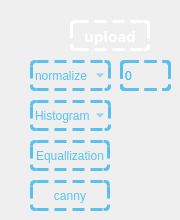
    <widget class="QWidget" name="tab_2">
     <attribute name="title">
      <string>histogram</string>
     </attribute>
     <widget class="QPushButton" name="pushButton_9">
      <property name="geometry">
       <rect>
        <x>70</x>
        <y>20</y>
        <width>80</width>
        <height>31</height>
       </rect>
      </property>
      <property name="font">
       <font>
        <family>cairo</family>
        <pointsize>11</pointsize>
        <italic>false</italic>
        <bold>true</bold>
       </font>
      </property>
      <property name="styleSheet">
       <string notr="true">QPushButton{
	border-radius:5%;
	border:3px dashed #ffffff;

}
QPushButton:enabled{
	background-color:transparent;
	color:#ffffff;
}
 </string>
      </property>
      <property name="text">
       <string>upload</string>
      </property>
     </widget>
     <widget class="QSpinBox" name="normalize">
      <property name="geometry">
       <rect>
        <x>120</x>
        <y>60</y>
        <width>51</width>
        <height>31</height>
       </rect>
      </property>
      <property name="styleSheet">
       <string notr="true">	border-radius:5%;
	border:3px dashed #5ac1ee;
	background-color:transparent;
	color:#5ac1ee;</string>
      </property>
      <property name="maximum">
       <number>255</number>
      </property>
     </widget>
     <widget class="QSpinBox" name="manual">
      <property name="geometry">
       <rect>
        <x>120</x>
        <y>60</y>
        <width>51</width>
        <height>31</height>
       </rect>
      </property>
      <property name="styleSheet">
       <string notr="true">	border-radius:5%;
	border:3px dashed #5ac1ee;
	background-color:transparent;
	color:#5ac1ee;</string>
      </property>
      <property name="maximum">
       <number>255</number>
      </property>
     </widget>
     <widget class="QSpinBox" name="local">
      <property name="geometry">
       <rect>
        <x>120</x>
        <y>60</y>
        <width>51</width>
        <height>31</height>
       </rect>
      </property>
      <property name="styleSheet">
       <string notr="true">	border-radius:5%;
	border:3px dashed #5ac1ee;
	background-color:transparent;
	color:#5ac1ee;</string>
      </property>
      <property name="maximum">
       <number>100</number>
      </property>
     </widget>
     <widget class="QPushButton" name="pushButton_31">
      <property name="geometry">
       <rect>
        <x>30</x>
        <y>140</y>
        <width>80</width>
        <height>31</height>
       </rect>
      </property>
      <property name="styleSheet">
       <string notr="true">	border-radius:5%;
	border:3px dashed #5ac1ee;
	background-color:transparent;
	color:#5ac1ee;</string>
      </property>
      <property name="text">
       <string>Equallization</string>
      </property>
     </widget>
     <widget class="QPushButton" name="pushButton_32">
      <property name="geometry">
       <rect>
        <x>30</x>
        <y>180</y>
        <width>80</width>
        <height>31</height>
       </rect>
      </property>
      <property name="styleSheet">
       <string notr="true">	border-radius:5%;
	border:3px dashed #5ac1ee;
	background-color:transparent;
	color:#5ac1ee;</string>
      </property>
      <property name="text">
       <string>canny</string>
      </property>
     </widget>
     <widget class="QComboBox" name="options">
      <property name="geometry">
       <rect>
        <x>30</x>
        <y>60</y>
        <width>81</width>
        <height>31</height>
       </rect>
      </property>
      <property name="styleSheet">
       <string notr="true">	border-radius:5%;
	border:3px dashed #5ac1ee;
	background-color:transparent;
	color:#5ac1ee;</string>
      </property>
      <item>
       <property name="text">
        <string>normalize</string>
       </property>
      </item>
      <item>
       <property name="text">
        <string>local</string>
       </property>
      </item>
      <item>
       <property name="text">
        <string>manual</string>
       </property>
      </item>
      <item>
       <property name="text">
        <string>auto</string>
       </property>
      </item>
     </widget>
     <widget class="QComboBox" name="Histogram">
      <property name="geometry">
       <rect>
        <x>30</x>
        <y>100</y>
        <width>81</width>
        <height>31</height>
       </rect>
      </property>
      <property name="styleSheet">
       <string notr="true">	border-radius:5%;
	border:3px dashed #5ac1ee;
	background-color:transparent;
	color:#5ac1ee;
</string>
      </property>
      <item>
       <property name="text">
        <string>Histogram</string>
       </property>
      </item>
      <item>
       <property name="text">
        <string>Gray</string>
       </property>
      </item>
      <item>
       <property name="text">
        <string>Colored</string>
       </property>
      </item>
     </widget>
    </widget>
